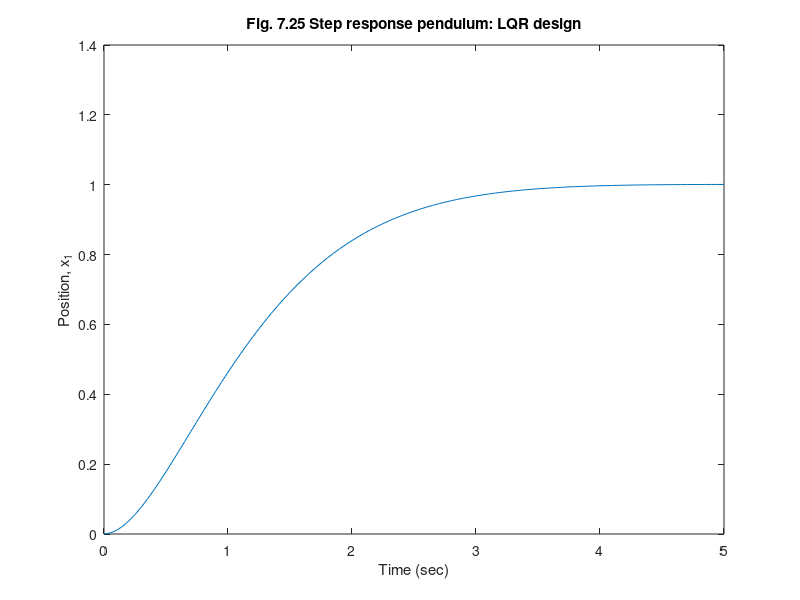

Source code (MATLAB): (Note: this script raises an error after producing the figure.)
%  Figure 7.25      Feedback Control of Dynamic Systems, 6e
%                        Franklin, Powell, Emami
% script to generate Fig. 7.25
% pendulum LQR
%
clf;
wo=1;
F=[0 1;wo*wo 0];
G=[0;-1];
Hz=[2 1];
J=[0];

R=1;
Q=Hz'*Hz;

K=lqr(F,G,Q,R);

eig(F-G*K)

%step response
H=[1 0];

aa=[F G;H J];
bb=[0;0;1];
xx=aa\bb;
Nx=xx(1:2,:);
Nu=xx(3,:);
Nbar=Nu+K*Nx;
FCL=F-G*K;
GCL=G*Nbar;
sys=ss(FCL,GCL,H,J);
[y,t]=step(sys);
plot(t,y);
xlabel('Time (sec)');
ylabel('Position, x_1');
title('Fig. 7.25 Step response pendulum: LQR design');
nicegrid;


